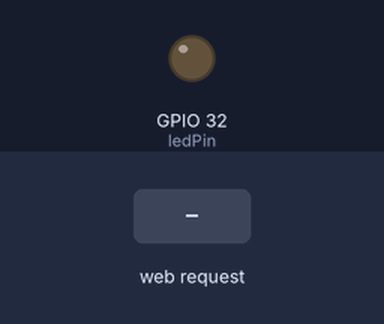
The sketch below on a simulated ESP32. Parts: output pins drawn as LEDs (lit = HIGH). The test bench sets the inputs (shaded band). Storage starts empty; not simulated (calls return 0 or success): arduino_secrets.h; what the sketch prints to the serial monitor is not drawn.

Above: at 1.2 s.
1.3 s: HTTP request GET /on received
At 1.8 s:
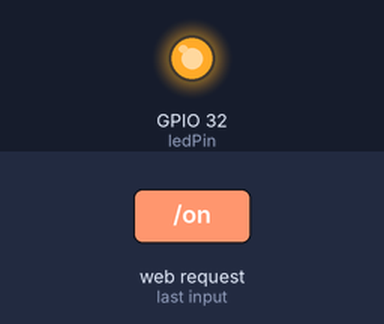
2.8 s: HTTP request GET /off received
At 4.1 s:
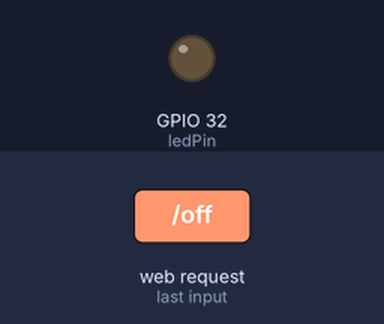
Timing chart, 0 to 5.8 s (numbered marks = the images above; inputs shaded):
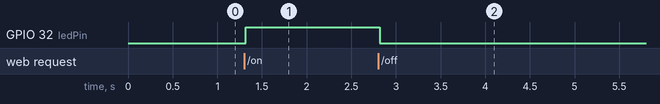

The sketch:

Webserver.ino
```cpp
/*********
  Rui Santos
  Complete project details at https://randomnerdtutorials.com
*********/

// Import required libraries
#include <WiFi.h>
#include <WiFiAP.h>
#include <ESPAsyncWebServer.h>
#include <SPIFFS.h>
#include "arduino_secrets.h"

#define WEB_PORT 80
#define SERIAL_BAUD 921600
#define LED1 LED_BUILTIN
#define LED2 32
#define LED3 33

// Set these to your desired credentials.
const char *ssid = SECRET_AP;
const char *password = SECRET_PASS;

// Set LED GPIO
const int ledPin = LED2;
// Stores LED state
String ledState;

// Create AsyncWebServer object on port 80
AsyncWebServer server(WEB_PORT);

// Replaces placeholder with LED state value
String processor(const String& var){
  Serial.println(var);
  if(var == "STATE"){
    if(digitalRead(ledPin)){
      ledState = "ON";
    }
    else{
      ledState = "OFF";
    }
    Serial.print(ledState);
    return ledState;
  }
  return String();
}

void setup(){
  // Serial port for debugging purposes
  Serial.begin(SERIAL_BAUD);
  pinMode(ledPin, OUTPUT);

  // Initialize SPIFFS
  if(!SPIFFS.begin(true)){
    Serial.println("An Error has occurred while mounting SPIFFS");
    return;
  }

  // Connect to Wi-Fi
  WiFi.softAP(ssid, password);
  IPAddress myIP = WiFi.softAPIP();
  Serial.print("AP IP address: ");
  Serial.println(myIP);
  server.begin();

  Serial.println("Server started");

  // Route for root / web page
  server.on("/", HTTP_GET, [](AsyncWebServerRequest *request){
    request->send(SPIFFS, "/index.html", String(), false, processor);
  });

  // Route to load style.css file
  server.on("/style.css", HTTP_GET, [](AsyncWebServerRequest *request){
    request->send(SPIFFS, "/style.css", "text/css");
  });

  // Route to load lightbulb.svg file
  server.on("/lightbulb.svg", HTTP_GET, [](AsyncWebServerRequest *request){
    request->send(SPIFFS, "/lightbulb.svg", "image/svg+xml");
  });

  // Route to load switch-closed.svg file
  server.on("/switch-closed.svg", HTTP_GET, [](AsyncWebServerRequest *request){
    request->send(SPIFFS, "/switch-closed.svg", "image/svg+xml");
  });

  // Route to load switch-open.svg file
  server.on("/switch-open.svg", HTTP_GET, [](AsyncWebServerRequest *request){
    request->send(SPIFFS, "/switch-open.svg", "image/svg+xml");
  });

  // Route to set GPIO to HIGH
  server.on("/on", HTTP_GET, [](AsyncWebServerRequest *request){
    digitalWrite(ledPin, HIGH);
    request->send(SPIFFS, "/index.html", String(), false, processor);
  });

  // Route to set GPIO to LOW
  server.on("/off", HTTP_GET, [](AsyncWebServerRequest *request){
    digitalWrite(ledPin, LOW);
    request->send(SPIFFS, "/index.html", String(), false, processor);
  });

  // Start server
  server.begin();
}

void loop(){

}
```

Measured:
- after the input at 1.3 s, GPIO 32 (ledPin): LOW → HIGH at once
- after the input at 2.8 s, GPIO 32 (ledPin): HIGH → LOW at once
